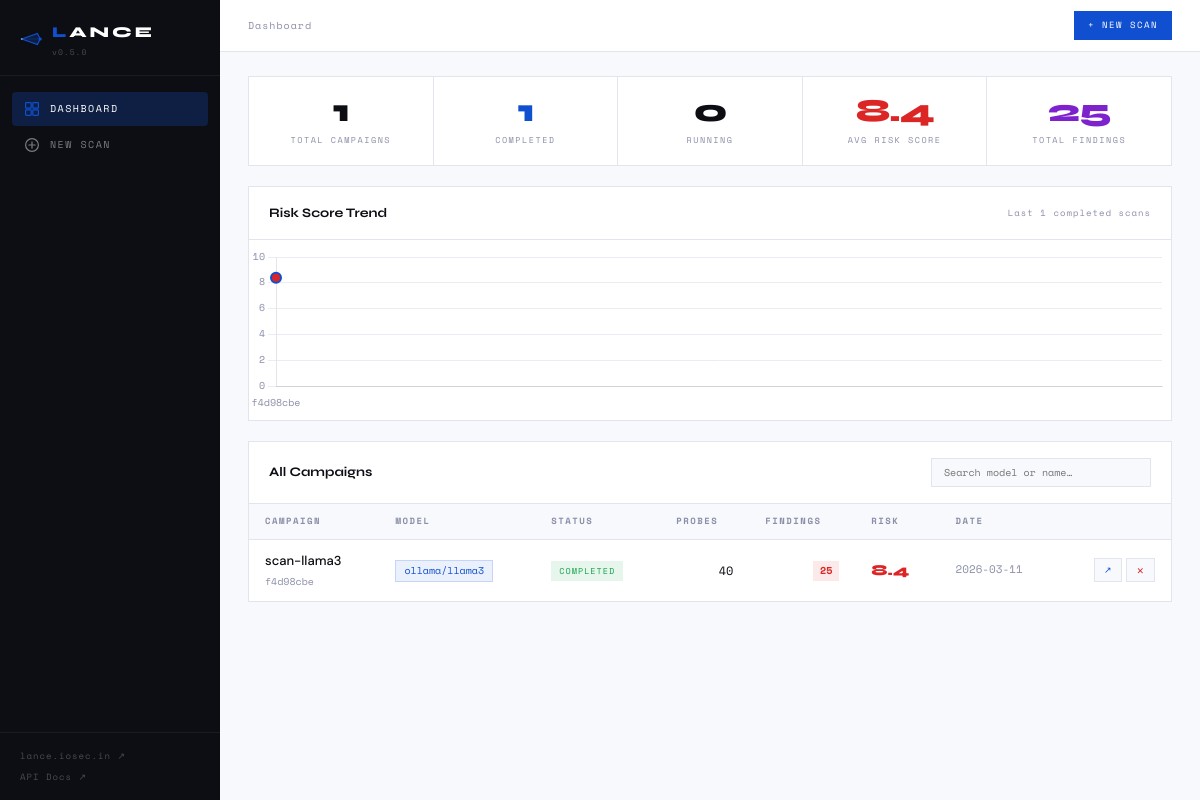
The page / on the database its author committed.
### lance/db/models.py (models this page shows)
class Base(DeclarativeBase):
    pass

class Campaign(Base):
    __tablename__ = "campaigns"
    id = Column(String, primary_key=True)
    name = Column(String, nullable=False)
    description = Column(Text, nullable=True)
    target_model = Column(String, nullable=False)       # e.g. "openai/gpt-4o"
    target_system_prompt = Column(Text, nullable=True)  # system prompt under test
    attack_modules = Column(JSON, nullable=False)       # list of module names
    status = Column(Enum(CampaignStatus), default=CampaignStatus.PENDING)
    created_at = Column(DateTime, default=datetime.utcnow)
    started_at = Column(DateTime, nullable=True)
    completed_at = Column(DateTime, nullable=True)
    total_probes = Column(Integer, default=0)
    successful_attacks = Column(Integer, default=0)
    failed_attacks = Column(Integer, default=0)
    error_count = Column(Integer, default=0)
    risk_score = Column(Float, nullable=True)           # 0–10 overall risk score
    metadata_ = Column("metadata", JSON, nullable=True)
    probes = relationship("Probe", back_populates="campaign", cascade="all, delete-orphan")
    findings = relationship("Finding", back_populates="campaign", cascade="all, delete-orphan")

### lance/ui/server.py (the view)
@ui_app.get("/", response_class=HTMLResponse)
async def dashboard(request: Request, db: Session = Depends(get_db)):
    campaigns = (
        db.query(Campaign)
        .order_by(Campaign.created_at.desc())
        .limit(50)
        .all()
    )
    campaign_dicts = [campaign_to_dict(c, db) for c in campaigns]
    total     = len(campaign_dicts)
    completed = sum(1 for c in campaign_dicts if c["status"] == "completed")
    running   = sum(1 for c in campaign_dicts if c["status"] == "running")
    avg_risk  = (
        round(sum(c["risk_score"] for c in campaign_dicts if c["risk_score"]) /
              max(1, sum(1 for c in campaign_dicts if c["risk_score"])), 1)
        if campaign_dicts else 0
    )
    total_findings = sum(c["findings_count"] for c in campaign_dicts)
    trend = [
        {"label": c["id_short"], "score": c["risk_score"], "model": c["target_model"]}
        for c in campaign_dicts
        if c["status"] == "completed" and c["risk_score"] is not None
    ][:10][::-1]
    return templates.TemplateResponse("dashboard.html", {
        "request":        request,
        "campaigns":      campaign_dicts,
        "stats": {
            "total":          total,
            "completed":      completed,
            "running":        running,
            "avg_risk":       avg_risk,
            "total_findings": total_findings,
        },
        "trend_json":     json.dumps(trend),
        "version":        settings.app_version,
    })

### lance/ui/templates/dashboard.html (shortened to what this page needs)
{% extends "base.html" %}
{% block nav_dashboard %}active{% endblock %}
{% block breadcrumb %}Dashboard{% endblock %}
{% block content %}
<div class="stats-row">
  <div class="stat-card">
    <div class="sc-n">{{ stats.total }}</div>
    <div class="sc-l">Total Campaigns</div>
  </div>
  <div class="stat-card">
    <div class="sc-n blue">{{ stats.completed }}</div>
    <div class="sc-l">Completed</div>
  </div>
  <div class="stat-card">
    <div class="sc-n {% if stats.running > 0 %}orange{% endif %}">{{ stats.running }}</div>
    <div class="sc-l">Running</div>
  </div>
  <div class="stat-card">
    <div class="sc-n {% if stats.avg_risk >= 7 %}red{% elif stats.avg_risk >= 4 %}orange{% else %}green{% endif %}">
      {{ stats.avg_risk }}
    </div>
    <div class="sc-l">Avg Risk Score</div>
  </div>
  <div class="stat-card">
    <div class="sc-n purple">{{ stats.total_findings }}</div>
    <div class="sc-l">Total Findings</div>
  </div>
</div>
{% if stats.completed > 0 %}
<div class="card mb-24">
  <div class="card-head">
    <span class="card-title">Risk Score Trend</span>
    <span class="card-sub">Last {{ stats.completed }} completed scans</span>
  </div>
  <div style="height:180px;padding:8px 0">
    <canvas id="trendChart"></canvas>
  </div>
</div>
{% endif %}
<div class="card">
  <div class="card-head">
    <span class="card-title">All Campaigns</span>
    <div class="card-actions">
      <input type="text" id="searchInput" placeholder="Search model or name…" class="search-input" oninput="filterTable()">
    </div>
  </div>
  {% if campaigns %}
  <div class="table-wrap">
    <table class="data-table" id="campaignTable">
      <thead>
        <tr>
          <th>Campaign</th>
          <th>Model</th>
          <th>Status</th>
          <th>Probes</th>
          <th>Findings</th>
          <th>Risk</th>
          <th>Date</th>
          <th></th>
        </tr>
      </thead>
      <tbody>
        {% for c in campaigns %}
        <tr class="tr-link" onclick="window.location='/campaign/{{ c.id }}'" data-search="{{ c.name|lower }} {{ c.target_model|lower }}">
          <td>
            <div class="cell-primary">{{ c.name }}</div>
            <div class="cell-mono">{{ c.id_short }}</div>
          </td>
          <td>
            <span class="model-tag">{{ c.target_model }}</span>
          </td>
          <td>
            <span class="badge badge-{{ c.status }}">{{ c.status }}</span>
          </td>
          <td class="num">{{ c.total_probes }}</td>
          <td class="num">
            {% if c.findings_count > 0 %}
            <span class="findings-pill">{{ c.findings_count }}</span>
            {% else %}
            <span class="text-muted">0</span>
            {% endif %}
          </td>
          <td>
            {% if c.risk_score is not none %}
            <span class="risk-score risk-{% if c.risk_score >= 7 %}high{% elif c.risk_score >= 4 %}med{% else %}low{% endif %}">
              {{ "%.1f"|format(c.risk_score) }}
            </span>
            {% else %}
            <span class="text-muted">—</span>
            {% endif %}
          </td>
          <td class="text-muted font-mono" style="font-size:11px">
            {{ c.created_at[:10] if c.created_at else '—' }}
          </td>
          <td onclick="event.stopPropagation()">
            <div class="row-actions">
              {% if c.status == 'completed' %}
              <a href="/api/report/{{ c.id }}" target="_blank" class="action-btn" title="View Report">↗</a>
              {% endif %}
              <button class="action-btn danger" onclick="deleteCampaign('{{ c.id }}')" title="Delete">✕</button>
            </div>
          </td>
        </tr>
        {% endfor %}
      </tbody>
    </table>
  </div>
  {% endif %}
</div>
{% endblock %}
{% block scripts %}
<script>
// ── Risk trend chart ──────────────────────────────────────────────────────────
const trendData = {{ trend_json | safe }};
if (trendData.length && document.getElementById('trendChart')) {
  const mono = "'Space Mono', monospace";
  new Chart(document.getElementById('trendChart'), {
    type: 'line',
    data: {
      labels: trendData.map(d => d.label),
      datasets: [{
        label: 'Risk Score',
        data: trendData.map(d => d.score),
        borderColor: '#1050D0',
        backgroundColor: 'rgba(16,80,208,0.07)',
        borderWidth: 2,
        pointBackgroundColor: trendData.map(d =>
          d.score >= 7 ? '#DC2626' : d.score >= 4 ? '#EA580C' : '#0E7490'
        ),
        pointRadius: 5,
        pointHoverRadius: 7,
        tension: 0.3,
        fill: true,
      }]
    },
    options: {
      responsive: true, maintainAspectRatio: false,
      scales: {
        y: { min: 0, max: 10, grid: { color: 'rgba(226,228,238,0.7)' },
             ticks: { font: { family: mono, size: 10 }, color: '#8B8FA8' } },
        x: { grid: { display: false },
             ticks: { font: { family: mono, size: 10 }, color: '#8B8FA8' } },
      },
      plugins: { legend: { display: false },
                 tooltip: { callbacks: {
                   label: ctx => ` Risk: ${ctx.parsed.y.toFixed(1)} / 10`,
                   title: ctx => trendData[ctx[0].dataIndex]?.model || ctx[0].label,
                 }}},
    }
  });
}
// ── Table filter ──────────────────────────────────────────────────────────────
function filterTable() {
  const q = document.getElementById('searchInput').value.toLowerCase();
  document.querySelectorAll('#campaignTable tbody tr').forEach(row => {
    row.style.display = row.dataset.search?.includes(q) ? '' : 'none';
  });
}
// ── Delete campaign ───────────────────────────────────────────────────────────
async function deleteCampaign(id) {
  if (!confirm('Delete this campaign and all its data?')) return;
  const r = await fetch(`/api/campaigns/${id}`, { method: 'DELETE' });
  if (r.ok) location.reload();
  else alert('Delete failed');
}
</script>
{% endblock %}

### lance/ui/templates/base.html (shortened to what this page needs)
<!DOCTYPE html>
<html lang="en">
<head>
<link rel="stylesheet" href="/static/style.css">
</head>
<body>
<aside class="sidebar" id="sidebar">
  <div class="sb-logo">
    <div>
      <div class="sb-wm"><span class="l">L</span>ANCE</div>
      <div class="sb-ver">v{{ version }}</div>
    </div>
  </div>
  <nav class="sb-nav">
    <a href="/" class="sb-link {% block nav_dashboard %}{% endblock %}">
      Dashboard
    </a>
    <a href="/new" class="sb-link {% block nav_new %}{% endblock %}">
      <svg viewBox="0 0 20 20" fill="none"><circle cx="10" cy="10" r="8" stroke="currentColor" stroke-width="1.5"/><path d="M10 6v8M6 10h8" stroke="currentColor" stroke-width="1.5" stroke-linecap="round"/></svg>
      New Scan
    </a>
  </nav>
  <div class="sb-footer">
    <a href="https://lance.iosec.in" target="_blank" class="sb-ext">lance.iosec.in ↗</a>
    <a href="/api/docs" target="_blank" class="sb-ext">API Docs ↗</a>
  </div>
</aside>
<div class="layout">
  <header class="topbar">
    <div class="tb-left">
      <span class="tb-breadcrumb">{% block breadcrumb %}Dashboard{% endblock %}</span>
    </div>
    <div class="tb-right">
      <a href="/new" class="btn-primary-sm">+ New Scan</a>
    </div>
  </header>
  <main class="content">
    {% block content %}{% endblock %}
  </main>
</div>
{% block scripts %}{% endblock %}
</body>
</html>

### rows shown on the page
Campaign: name "scan-llama3", id_short "f4d98cbe", target_model "ollama/llama3", status "COMPLETED", total_probes "40", findings_count "25", risk_score "8.4", created_at "2026-03-11"

### other values the page prints
{{ version }} "0.5.0"
{{ stats.total }} "1"
{{ stats.completed }} "1"
{{ stats.running }} "0"
{{ stats.avg_risk }} "8.4"
{{ stats.total_findings }} "25"
